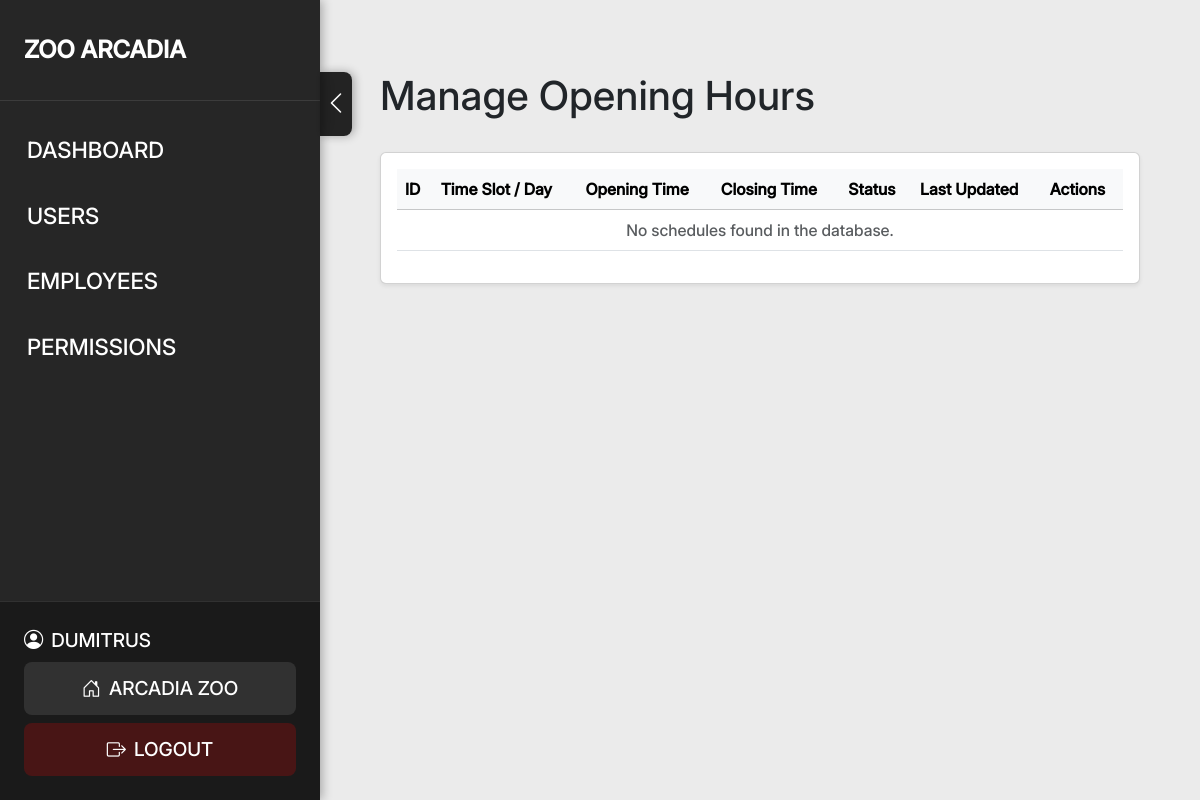
Page /schedules/gest/start (signed in) on the earlier database version.
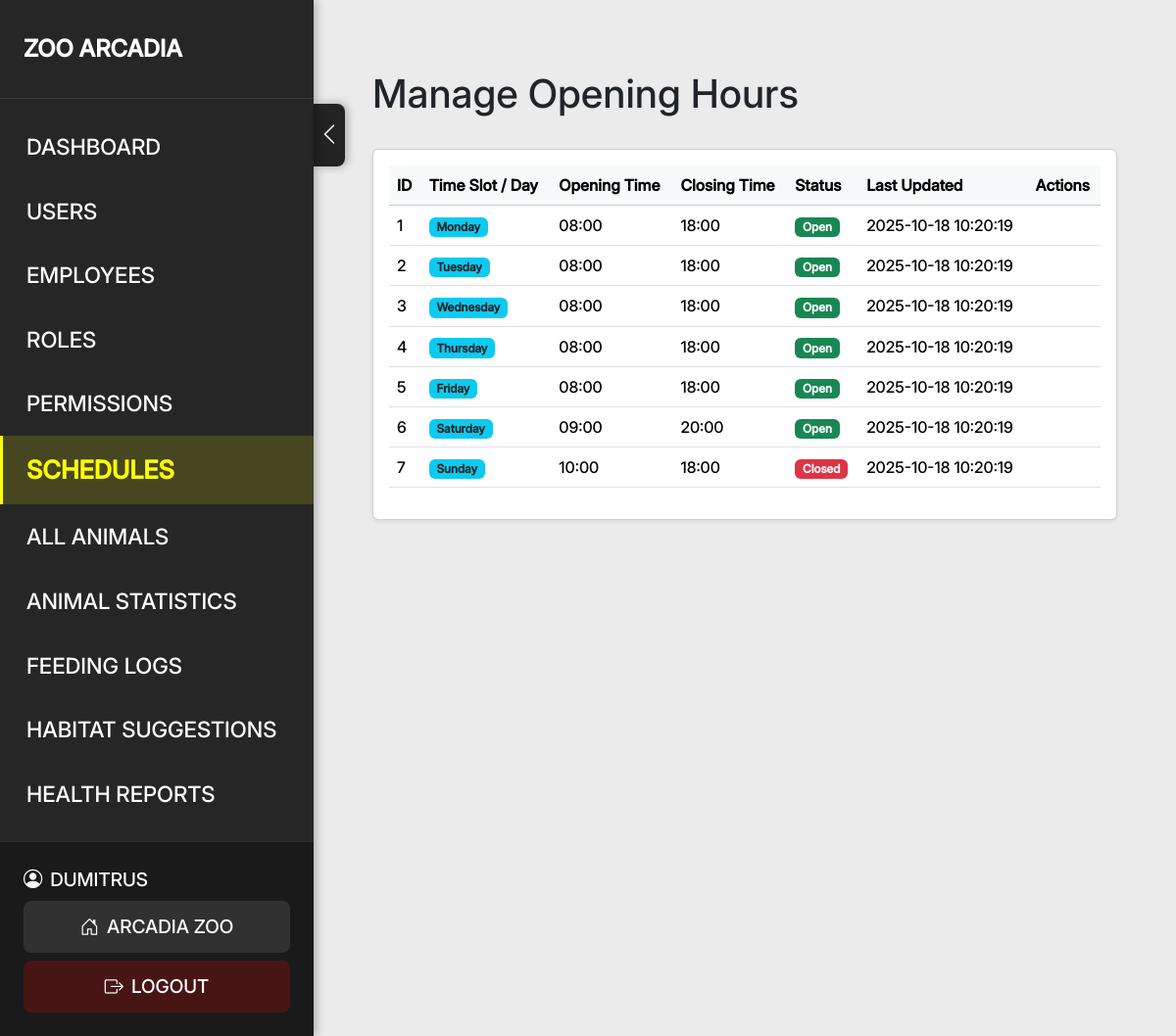
Same page on the later database version.
### tables this page shows
CREATE TABLE opening (
    id_opening INT AUTO_INCREMENT PRIMARY KEY,
     
    time_slot ENUM("Monday", "Tuesday", "Wednesday", "Thursday", "Friday", "Saturday", "Sunday") NOT NULL,
     
    opening_time TIME NOT NULL,
     
    closing_time TIME NOT NULL,
     
    status ENUM("open", "closed") NOT NULL DEFAULT "open",
     
    updated_at TIMESTAMP DEFAULT CURRENT_TIMESTAMP ON UPDATE CURRENT_TIMESTAMP  
);

### App/schedules/schedulesRouter.php (called while the page is built, shortened)
<?php
handleDomainRouting('schedules', __DIR__);

### public/index.php (called while the page is built, shortened)
<?php
require_once __DIR__ . '/../database/connection.php';
require_once __DIR__ . '/../App/router.php';
?>

### database/connection.php (called while the page is built, shortened)
<?php
class DB {
    private static $instance = null;
    public static function createInstance() {
        if (!isset(self::$instance)) {
            $optionsPDO[PDO::ATTR_ERRMODE] = PDO::ERRMODE_EXCEPTION;
            self::$instance = new PDO(
                "mysql:host=" . DB_HOST . ";dbname=" . DB_NAME . ";charset=utf8mb4",
                DB_USER,
                DB_PASS,
                $optionsPDO
            );
            self::$instance->exec("SET NAMES utf8mb4 COLLATE utf8mb4_unicode_ci");
        }
        return self::$instance;
    }
}

### App/schedules/models/schedule.php (called while the page is built, shortened)
<?php
require_once __DIR__ . '/../../../database/connection.php';
class Schedule {
    private $db;
    public function __construct() {
        $this->db = DB::createInstance();
    }
    public function getAll() {
        $stmt = $this->db->prepare("SELECT * FROM opening ORDER BY id_opening ASC");
        $stmt->execute();
        return $stmt->fetchAll(PDO::FETCH_OBJ);
    }
}

### App/schedules/views/gest/start.php (the view, shortened to what this page needs)
<div class="container mt-4">
    <div class="d-flex justify-content-between align-items-center mb-4">
        <h1>Manage Opening Hours</h1>
    </div>
    <div class="card shadow-sm">
        <div class="card-body">
            <div class="table-responsive">
                <table class="table table-hover align-middle">
                    <thead class="table-light">
                        <tr>
                            <th>ID</th>
                            <th>Time Slot / Day</th>
                            <th>Opening Time</th>
                            <th>Closing Time</th>
                            <th>Status</th>
                            <th>Last Updated</th>
                            <th>Actions</th>
                        </tr>
                    </thead>
                    <tbody>
                        <?php if (!empty($schedules)): ?>
                            <?php foreach ($schedules as $schedule): ?>
                                <tr>
                                    <td><?= $schedule->id_opening ?></td>
                                    <td>
                                        <span class="badge bg-info text-dark">
                                            <?= ucfirst($schedule->time_slot) ?>
                                        </span>
                                    </td>
                                    <td><?= substr($schedule->opening_time, 0, 5) ?></td>
                                    <td><?= substr($schedule->closing_time, 0, 5) ?></td>
                                    <td>
                                        <?php if ($schedule->status === 'open'): ?>
                                            <span class="badge bg-success">Open</span>
                                        <?php else: ?>
                                            <span class="badge bg-danger">Closed</span>
                                        <?php endif; ?>
                                    </td>
                                    <td><?= $schedule->updated_at ?></td>
                                    <td>
                                    </td>
                                </tr>
                            <?php endforeach; ?>
                        <?php else: ?>
                            <tr>
                                <td colspan="7" class="text-center text-muted">No schedules found in the database.</td>
                            </tr>
                        <?php endif; ?>
                    </tbody>
                </table>
            </div>
        </div>
    </div>
</div>

Differences in the rows shown:
added opening: id_opening "1", time_slot "Monday", opening_time "08:00", closing_time "18:00", status "Open", updated_at "2025-10-18 10:20:19"
added opening: id_opening "2", time_slot "Tuesday", opening_time "08:00", closing_time "18:00", status "Open", updated_at "2025-10-18 10:20:19"
added opening: id_opening "3", time_slot "Wednesday", opening_time "08:00", closing_time "18:00", status "Open", updated_at "2025-10-18 10:20:19"
added opening: id_opening "4", time_slot "Thursday", opening_time "08:00", closing_time "18:00", status "Open", updated_at "2025-10-18 10:20:19"
added opening: id_opening "5", time_slot "Friday", opening_time "08:00", closing_time "18:00", status "Open", updated_at "2025-10-18 10:20:19"
added opening: id_opening "6", time_slot "Saturday", opening_time "09:00", closing_time "20:00", status "Open", updated_at "2025-10-18 10:20:19"
added opening: id_opening "7", time_slot "Sunday", opening_time "10:00", closing_time "18:00", status "Closed", updated_at "2025-10-18 10:20:19"
Other differences:
text no longer shown: "No schedules found in the database."
text now shown: "ROLES SCHEDULES ALL ANIMALS ANIMAL STATISTICS FEEDING LOGS HABITAT SUGGESTIONS HEALTH REPORTS"
